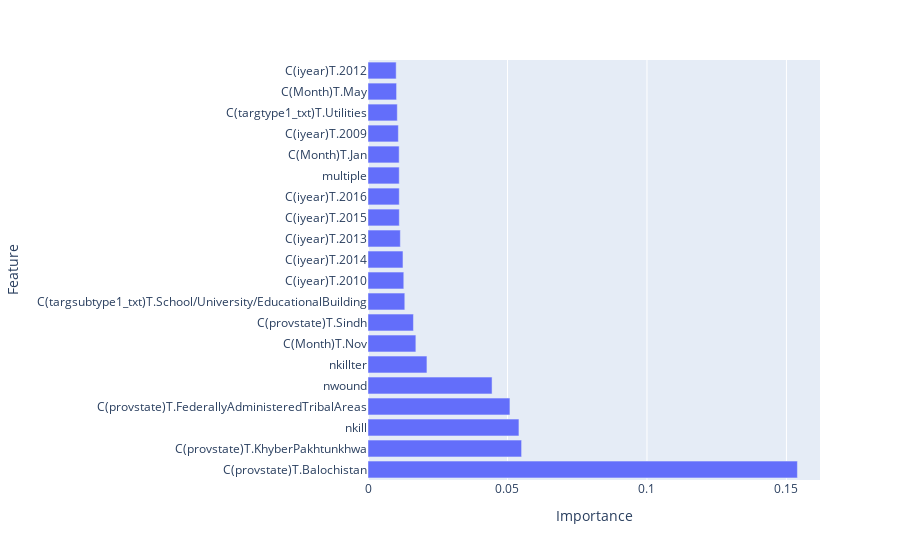

Notebook source saved alongside this figure:
### Code cell
px.bar(x='Importance', y='Feature', data_frame=imp_df.head(20), orientation='h')

### Figure 1 — Plotly figure (JSON) as saved in the notebook; plotly's stock layout.template omitted (floating-point values rounded to 4 significant figures)
{"data": [{"alignmentgroup": "True", "hovertemplate": "Importance=%{x}<br>Feature=%{y}<extra></extra>", "legendgroup": "", "marker": {"color": "#636efa", "pattern": {"shape": ""}}, "name": "", "offsetgroup": "", "orientation": "h", "showlegend": false, "textposition": "auto", "type": "bar", "x": [0.1539, 0.05506, 0.05411, 0.05088, 0.04447, 0.02113, 0.01716, 0.01629, 0.01319, 0.01282, 0.01254, 0.01159, 0.01123, 0.01121, 0.0112, 0.01117, 0.01089, 0.0105, 0.01024, 0.0101], "xaxis": "x", "y": ["C(provstate)T.Balochistan", "C(provstate)T.KhyberPakhtunkhwa", "nkill", "C(provstate)T.FederallyAdministeredTribalAreas", "nwound", "nkillter", "C(Month)T.Nov", "C(provstate)T.Sindh", "C(targsubtype1_txt)T.School/University/EducationalBuilding", "C(iyear)T.2010", "C(iyear)T.2014", "C(iyear)T.2013", "C(iyear)T.2015", "C(iyear)T.2016", "multiple", "C(Month)T.Jan", "C(iyear)T.2009", "C(targtype1_txt)T.Utilities", "C(Month)T.May", "C(iyear)T.2012"], "yaxis": "y"}], "layout": {"barmode": "relative", "legend": {"tracegroupgap": 0}, "margin": {"t": 60}, "xaxis": {"anchor": "y", "domain": [0, 1], "title": {"text": "Importance"}}, "yaxis": {"anchor": "x", "domain": [0, 1], "title": {"text": "Feature"}}}}
